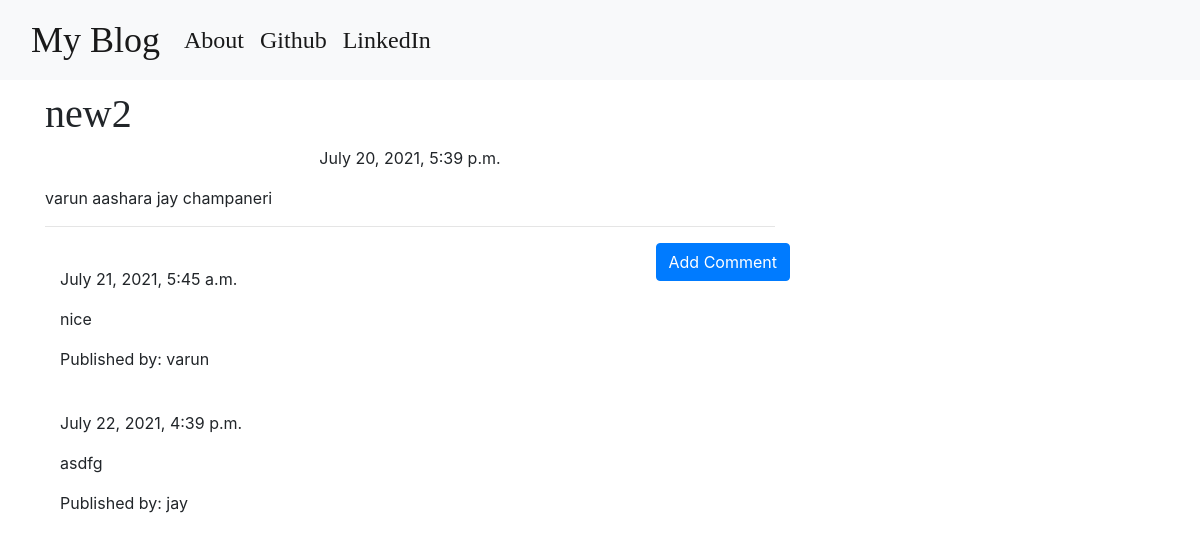
Screenshot of /post/3/ with the database file from the repository.
### blog/models.py (models this page shows, shortened)
class Post(models.Model):
    author = models.ForeignKey('auth.User', on_delete=models.CASCADE)
    title = models.CharField(max_length=200)
    text = models.TextField()
    created_date = models.DateTimeField(default=timezone.now())
    publish_date = models.DateTimeField(blank=True, null=True)

class Comment(models.Model):
    post = models.ForeignKey('blog.post',related_name='comments', on_delete=models.CASCADE)
    author = models.CharField(max_length=200)
    text = models.TextField()
    created_date = models.DateTimeField(default=timezone.now())
    approved_comment = models.BooleanField(default=False)

### blog/views.py (the view)
# urls.py: path('post/<int:pk>/', views.PostDetailView.as_view(), name='post_detail'),
class PostDetailView(DetailView):
    model = Post

### blog/templates/blog/post_detail.html (shortened to what this page needs)
{% extends "blog/base.html" %}
{% block content %}
<h1 class="posttitle loader"> {{ post.title }}</h1>
{% if post.publish_date %}
<div class="date postdate">
    {{ post.publish_date }}
</div>
{% else %}
<a class="btn btn-primary" href="{% url 'post_publish' pk=post.pk %}">Publish</a>
{% endif %}
<p class="postcontent">{{ post.text|safe|linebreaksbr }}</p>
<hr>
<a class="btn btn-primary btn-comment" href="{% url 'add_comment_to_post' pk=post.pk %}">Add Comment</a>
<div class="container">
    {% for comment in post.comments.all %}
    <br>
    {% if user.is_authenticated or comment.approved_comment %}
        {{ comment.created_date }}
        <p>{{ comment.text|safe|linebreaks }}</p>
        <p>Published by: {{ comment.author }}</p>
    {% endif %}
    {% empty %}
    <p>No Comments!</p>
    {% endfor %}
</div>
{% endblock %}

### blog/static/css/blog.css (style rules this page uses)
.postdate { text-align: center; }
.posttitle { font-family: 'Arvo', serif; font-size: 2.5em; }
.postcontent { font-family: 'Signika', sans-serif; font-size: 1.5em; }
.btn-comment { position: absolute; right: 0px; }
.loader { filter:hue-rotate(0deg); color:linear-gradient(45deg,#0f8,#08f); animation:hue 10000ms infinite linear; }

### rows the page displays
Post: title "new2", publish_date "July 20, 2021, 5:39 p.m.", text "varun aashara jay champaneri"
Comment: created_date "July 21, 2021, 5:45 a.m.", text "nice", author "varun"
Comment: created_date "July 22, 2021, 4:39 p.m.", text "asdfg", author "jay"
